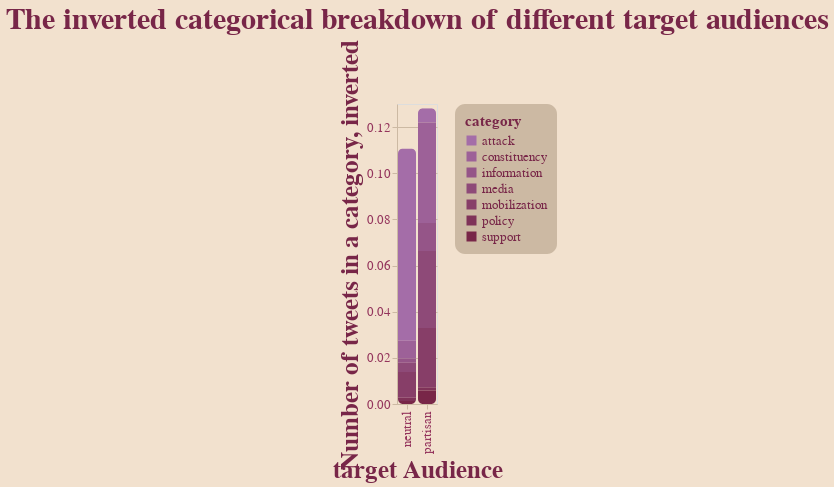

The notebook cell this image was saved under:
### Code cell
unequal_misleading = chart.mark_bar().encode (
    alt.X( "bias-trun", title="target Audience" ),
    alt.Y( "invert", title="Number of tweets in a category, inverted" ),
    alt.Color( "category" )
).properties(
    title="The inverted categorical breakdown of different target audiences"
)

apply_all(unequal_misleading, pallet)

### Figure 1 — Vega-Lite specification as saved in the notebook (floating-point values rounded to 4 significant figures)
{"config": {"view": {"continuousWidth": 400, "continuousHeight": 300}, "axis": {"domainColor": "#CCB9A3", "gridColor": "#CCB9A3", "labelColor": "#94345C", "labelFontSize": 13, "tickColor": "#CCB9A3", "titleColor": "#782648", "titleFontSize": 25}, "background": "#F2E1CE", "bar": {"cornerRadius": 5}, "font": "DINCondensed-Bold", "legend": {"cornerRadius": 10, "fillColor": "#CCB9A3", "labelColor": "#782648", "labelFontSize": 13, "padding": 10, "titleColor": "#782648", "titleFontSize": 15}, "range": {"category": ["#A46DA8", "#9D6198", "#955588", "#8E4A78", "#873E68", "#7F3258", "#782648"]}, "title": {"color": "#782648", "fontSize": 30}}, "data": {"name": "data-b18f56463b49e574ace535444f5bfcab"}, "mark": "bar", "encoding": {"color": {"field": "category", "type": "nominal"}, "x": {"field": "bias-trun", "title": "target Audience", "type": "nominal"}, "y": {"field": "invert", "title": "Number of tweets in a category, inverted", "type": "quantitative"}}, "title": "The inverted categorical breakdown of different target audiences", "$schema": "https://vega.github.io/schema/vega-lite/v4.17.0.json", "datasets": {"data-b18f56463b49e574ace535444f5bfcab": [{"bias-trun": "partisan", "category": "policy", "value": 706, "perc": 58.35, "invert": 0.001416, "invert-perc": 1.105, "Unnamed: 6": null, "Unnamed: 7": null, "Unnamed: 8": null, "Unnamed: 9": null}, {"bias-trun": "partisan", "category": "attack", "value": 160, "perc": 13.22, "invert": 0.00625, "invert-perc": 4.875, "Unnamed: 6": null, "Unnamed: 7": null, "Unnamed: 8": null, "Unnamed: 9": null}, {"bias-trun": "partisan", "category": "information", "value": 82, "perc": 6.777, "invert": 0.0122, "invert-perc": 9.513, "Unnamed: 6": null, "Unnamed: 7": null, "Unnamed: 8": "total=", "Unnamed: 9": 5000.0}, {"bias-trun": "partisan", "category": "mobilization", "value": 39, "perc": 3.223, "invert": 0.02564, "invert-perc": 20.0, "Unnamed: 6": null, "Unnamed: 7": null, "Unnamed: 8": "partisan total=", "Unnamed: 9": 1210.0}, {"bias-trun": "partisan", "category": "support", "value": 170, "perc": 14.05, "invert": 0.005882, "invert-perc": 4.589, "Unnamed: 6": null, "Unnamed: 7": null, "Unnamed: 8": "neutral total=", "Unnamed: 9": 2499.0}, {"bias-trun": "partisan", "category": "constituency", "value": 23, "perc": 1.901, "invert": 0.04348, "invert-perc": 33.92, "Unnamed: 6": null, "Unnamed: 7": null, "Unnamed: 8": null, "Unnamed: 9": null}, {"bias-trun": "partisan", "category": "media", "value": 30, "perc": 2.479, "invert": 0.03333, "invert-perc": 26.0, "Unnamed: 6": null, "Unnamed: 7": null, "Unnamed: 8": "total-inv", "Unnamed: 9": 0.239}, {"bias-trun": "neutral", "category": "policy", "value": 705, "perc": 28.21, "invert": 0.001418, "invert-perc": 1.281, "Unnamed: 6": null, "Unnamed: 7": null, "Unnamed: 8": "partisan inv", "Unnamed: 9": 0.1282}, {"bias-trun": "neutral", "category": "attack", "value": 12, "perc": 0.4802, "invert": 0.08333, "invert-perc": 75.23, "Unnamed: 6": null, "Unnamed: 7": null, "Unnamed: 8": "neutral inv", "Unnamed: 9": 0.1108}, {"bias-trun": "neutral", "category": "information", "value": 565, "perc": 22.61, "invert": 0.00177, "invert-perc": 1.598, "Unnamed: 6": null, "Unnamed: 7": null, "Unnamed: 8": null, "Unnamed: 9": null}, {"bias-trun": "neutral", "category": "mobilization", "value": 90, "perc": 3.601, "invert": 0.01111, "invert-perc": 10.03, "Unnamed: 6": null, "Unnamed: 7": null, "Unnamed: 8": null, "Unnamed: 9": null}, {"bias-trun": "neutral", "category": "support", "value": 751, "perc": 30.05, "invert": 0.001332, "invert-perc": 1.202, "Unnamed: 6": null, "Unnamed: 7": null, "Unnamed: 8": null, "Unnamed: 9": null}, {"bias-trun": "neutral", "category": "constituency", "value": 129, "perc": 5.162, "invert": 0.007752, "invert-perc": 6.999, "Unnamed: 6": null, "Unnamed: 7": null, "Unnamed: 8": null, "Unnamed: 9": null}, {"bias-trun": "neutral", "category": "media", "value": 247, "perc": 9.884, "invert": 0.004049, "invert-perc": 3.655, "Unnamed: 6": null, "Unnamed: 7": null, "Unnamed: 8": null, "Unnamed: 9": null}]}}
